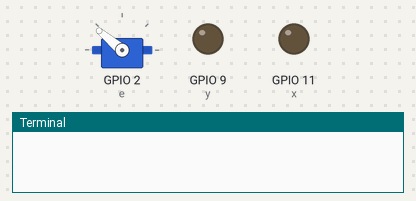
Recording of a program running on a simulated Raspberry Pi (BCM pin numbers). Parts: servo, output pins drawn as LEDs (lit = HIGH), the last lines printed to the terminal. Servo angles are drawn from the pulse width (0.5 ms = 0°, 2.5 ms = 180°).

Above: at 2.15 s.
At 8.83 s:
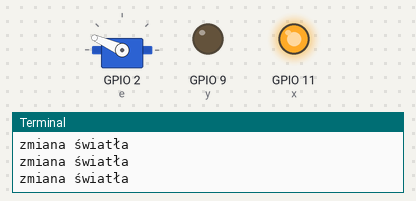
At 15.0 s:
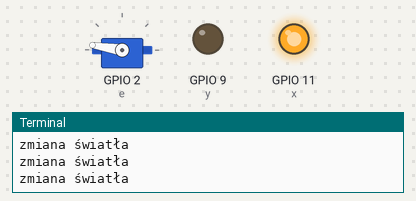
At 18.74 s:
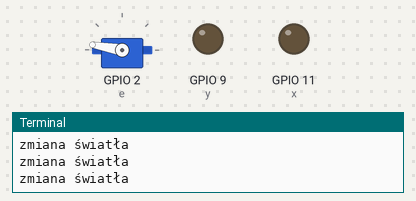
At 22.49 s:
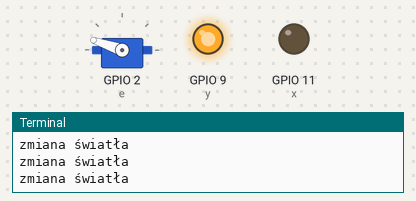
At 31.2 s:
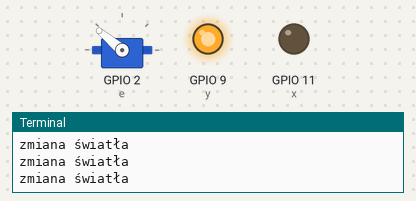
Timing chart, 0 to 40.0 s (numbered marks = the images above):
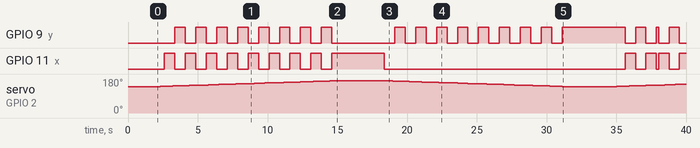

The program:

most.py
```python
import RPi.GPIO as GPIO
import time
import pigpio

GPIO.setmode(GPIO.BCM)
GPIO.setwarnings(False)

e = 2
x = 11
y = 9
hor = 2050
end = 2400

servo = pigpio.pi()
servo.set_servo_pulsewidth(e, hor)

time.sleep(2)
GPIO.setup(x,GPIO.OUT)
GPIO.setup(y,GPIO.OUT)

GPIO.output(x,GPIO.LOW)
GPIO.output(y,GPIO.LOW)

pulse = True

def pulselight(x):
    g = GPIO.LOW
    global pulse
    if pulse:
        g = GPIO.LOW
        pulse = False
    else:
        g = GPIO.HIGH
        pulse = True

    GPIO.output(x, g)

def changelight(x,y):
    GPIO.output(x, GPIO.HIGH)
    GPIO.output(y, GPIO.LOW)

up = True
s = 4
ang = hor
t = 1
while(True):
    if up:
        if ang < end:
            ang += s
            if t%5 == 0:
                print('zmiana światła')
                changelight(x, y)
                a = x
                x = y
                y = a
        else:
            changelight(11,9)
            time.sleep(3)
            servo.set_servo_pulsewidth(e, end)
            up = False
    else:
        GPIO.output(11, GPIO.LOW)
        if t%5 == 0:
            print('zmiana światła')
            pulselight(9)

        if ang > hor:
            ang -= s
        else:
            changelight(9,11)
            time.sleep(3)
            servo.set_servo_pulsewidth(e, hor)
            up = True

    servo.set_servo_pulsewidth(e, ang)

    t += 1
    if t > 200: t = 0

    time.sleep(0.15)
```

Measured:
- by itself, GPIO 9 (y): LOW → HIGH at 3.4 s, → LOW 0.75 s later, → HIGH 0.75 s later, → LOW 0.75 s later, … (40 changes in this stretch)
- by itself, GPIO 11 (x): LOW → HIGH at 2.6 s, → LOW 0.75 s later, → HIGH 0.75 s later, → LOW 0.75 s later, … (25 changes in this stretch)
- by itself, servo on GPIO 2 (e): 140° → 141° at 2.3 s, → 142° 0.45 s later, → 143° 0.45 s later, → 144° 0.45 s later, … (74 changes in this stretch)
